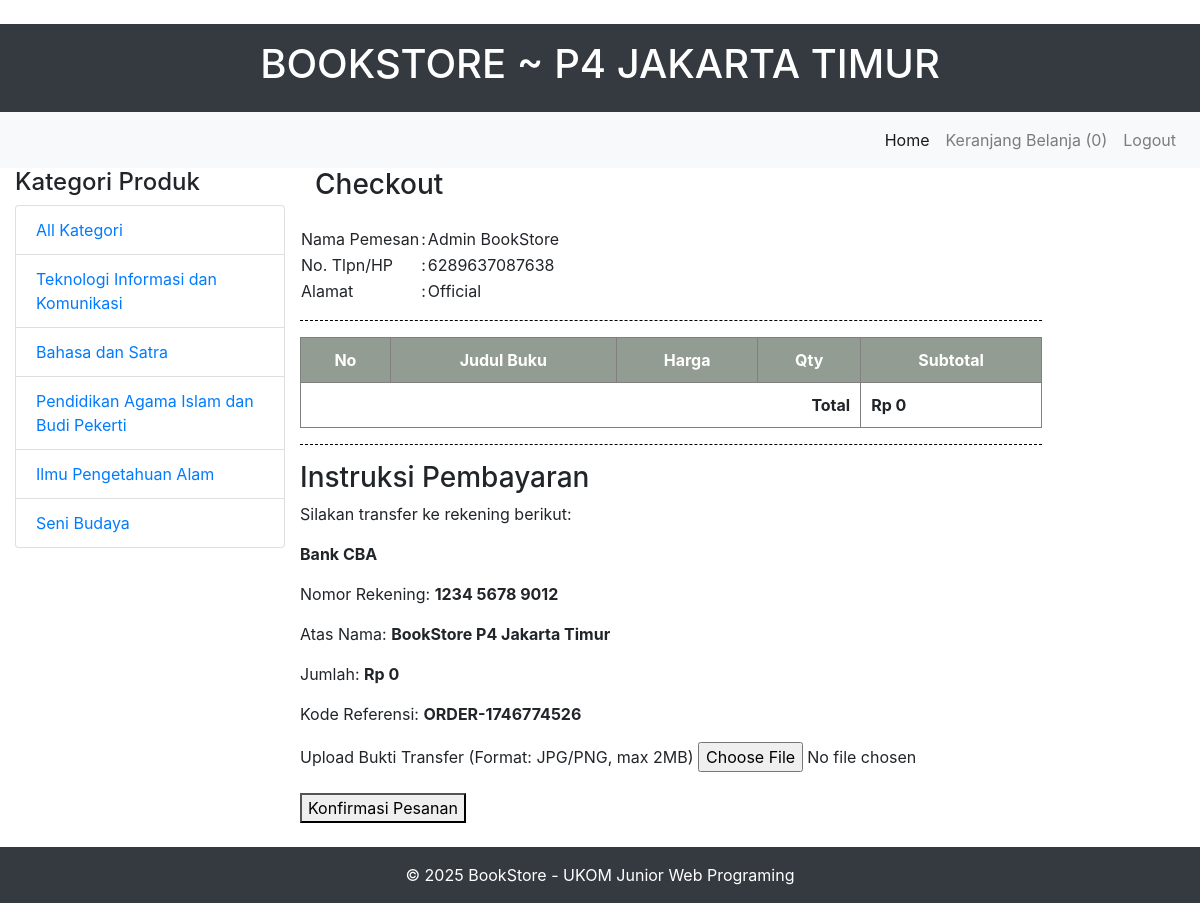
The app's page /checkout.php (signed in) with its own data.
### tables this page shows
CREATE TABLE `tb_kategori` (
  `id_kategori` int(11) NOT NULL,
  `nama_kategori` varchar(255) NOT NULL
);

CREATE TABLE `tb_user` (
  `id_user` int(11) NOT NULL,
  `username` varchar(100) DEFAULT NULL,
  `password` varchar(100) DEFAULT NULL,
  `nama_user` varchar(100) DEFAULT NULL,
  `level_akses` varchar(100) DEFAULT NULL,
  `no_telpon` varchar(100) DEFAULT NULL,
  `alamat` text DEFAULT NULL
);

### checkout.php (the view, shortened to what this page needs)
<?php
include "koneksi.php";
$user_query = mysqli_query($conn, "SELECT * FROM tb_user WHERE id_user = {$_SESSION['user_id']}");
$user_data = mysqli_fetch_assoc($user_query);
?>
<!DOCTYPE html>
<html lang="en">
<head>
    <?php include "title.php"; ?>
    <link rel="stylesheet" type="text/css" href="https://cdn.datatables.net/1.11.5/css/jquery.dataTables.css">
</head>
<body  class="d-flex flex-column h-100">
    <?php include 'header.php'; ?>
    <?php include 'menu.php'; ?>
    <div class="container-fluid">
        <div class="row">
                <div class="col-md-3 mb-4">
                    <h4>Kategori Produk</h4>
                    <ul class="list-group mb-4">
                        <li class="list-group-item"><a href="index.php">All Kategori</a></li>
                        <?php foreach($kategori_list as $kategori): ?>
                            <li class="list-group-item">
                            <a href="index.php?kategori=<?= $kategori['id_kategori']; ?>"><?= $kategori['nama_kategori']; ?></a>
                            </li>
                        <?php endforeach; ?>
                    </ul>
                </div>
            <div class="col-md-9">
                <h3>Checkout</h3>
                <div class="row mt-4">
                    <form action="proses_checkout.php" method="POST" enctype="multipart/form-data">
                        <table>
                            <tr>
                                <td>Nama Pemesan</td>
                                <td>:</td>
                                <td><?= htmlspecialchars($user_data['nama_user'] ?? '') ?></td>
                            </tr>
                            <tr>
                                <td>No. Tlpn/HP</td>
                                <td>:</td>
                                <td><?= htmlspecialchars($user_data['no_telpon'] ?? '') ?></td>
                            </tr>
                            <tr>
                                <td>Alamat</td>
                                <td>:</td>
                                <td><?= htmlspecialchars($user_data['alamat'] ?? '') ?></td>
                            </tr>
                        </table>
                        <hr style="border-top: 1px dashed #000;" />
                        <table border="1" cellpadding="10" cellspacing="0" style="width: 100%; border-collapse: collapse;">
                        <thead style="background-color:rgb(147, 156, 147); color: white;">
                            <tr align="center">
                                <th>No</th>
                                <th>Judul Buku</th>
                                <th>Harga</th>
                                <th>Qty</th>
                                <th>Subtotal</th>
                            </tr>
                        </thead>
                        <tbody>
                            <?php
                            $total = 0;
                            ?>
                            <tr style="font-weight: bold;">
                                <td colspan="4" style="text-align: right;">Total</td>
                                <td>Rp <?php echo number_format($total, 0, ',', '.'); ?></td>
                            </tr>
                        </tbody>
                    </table>
                        <hr style="border-top: 1px dashed #000;" />
                            <div class="bank-info">
                                <h3>Instruksi Pembayaran</h3>
                                <p>Silakan transfer ke rekening berikut:</p>
                                <p><strong>Bank CBA</strong></p>
                                <p>Nomor Rekening: <strong>1234 5678 9012</strong></p>
                                <p>Atas Nama: <strong>BookStore P4 Jakarta Timur</strong></p>
                                <p>Jumlah: <strong>Rp <?= number_format($total, 0, ',', '.') ?></strong></p>
                                <p>Kode Referensi: <strong>ORDER-<?= time() ?></strong></p>
                            </div>
                            <div class="form-group">
                                <label>Upload Bukti Transfer (Format: JPG/PNG, max 2MB)</label>
                                <input type="file" name="bukti_transfer" accept="image/jpeg, image/png" required>
                            </div>
                            <button type="submit" class="btn-submit">Konfirmasi Pesanan</button>
                        </form>
                </div>
            </div>
        </div>
    </div>
<?php include 'footer.php'; ?>

### records on screen
tb_kategori: nama_kategori "Teknologi Informasi dan Komunikasi"
tb_kategori: nama_kategori "Bahasa dan Satra"
tb_kategori: nama_kategori "Pendidikan Agama Islam dan Budi Pekerti"
tb_kategori: nama_kategori "Ilmu Pengetahuan Alam"
tb_kategori: nama_kategori "Seni Budaya"
tb_user: nama_user "Admin BookStore", no_telpon "6289637087638", alamat "Official"

### other values on screen
$jumlah_item_keranjang "0"
$total "0"
